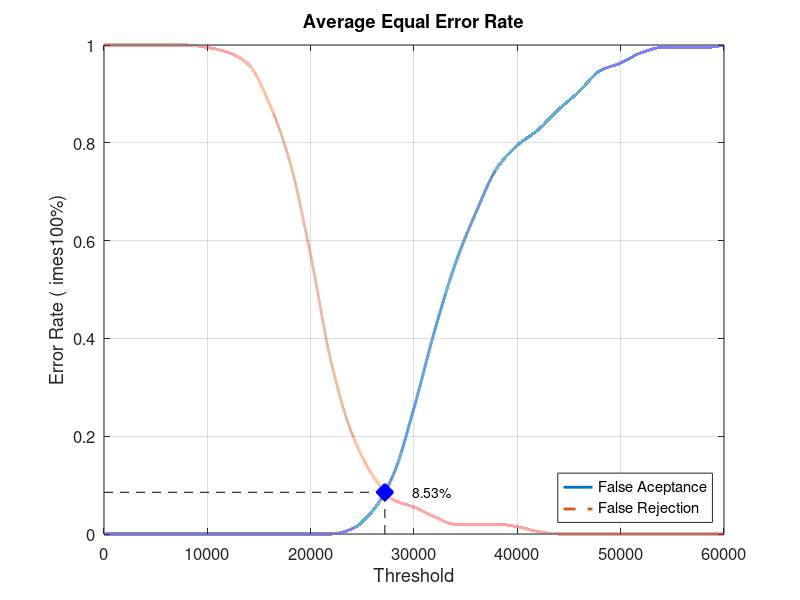
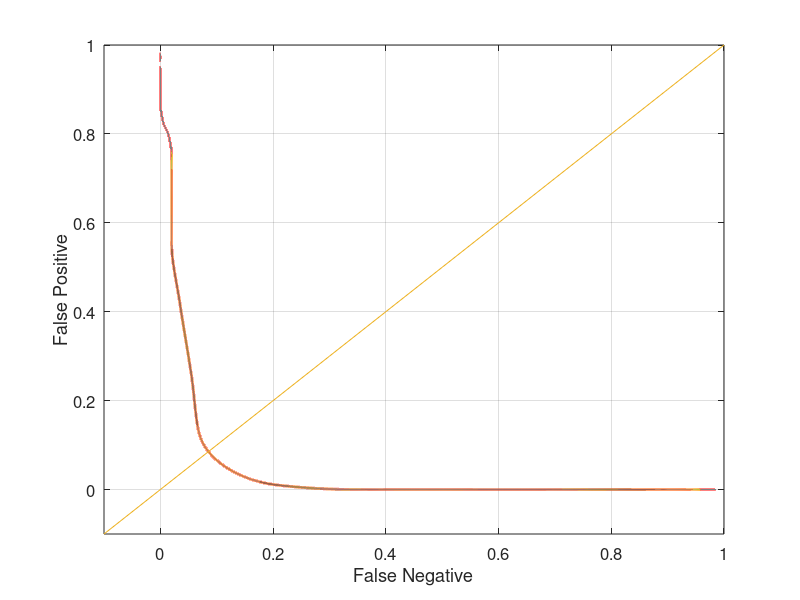

Here is the MATLAB script that generated these plots, in order:
close all;
clear;
clc;
x = 0:2000:60000;
xq = 0:0.5:60000;

y0 = [0 0 0 0 0 0 0 0 0 0 0 0 0.0105263 0.0473684 0.121053 0.257895 0.415789 0.552632 0.657895 0.747368 0.794737 0.826316 0.868421 0.905263 0.947368 0.963158 0.984211 0.994737 0.994737 0.994737 1]
yy0 = interp1(x, y0, xq, 'pchip');
y1 = [1 1 1 1 1 0.995 0.985 0.96 0.88 0.76 0.57 0.35 0.205 0.12 0.07 0.055 0.035 0.02 0.02 0.02 0.015 0.005 0 0 0 0 0 0 0 0 0]
yy1 = interp1(x, y1, xq, 'pchip');

% Calculating EER: 
y2 = abs(y0 - y1);
find(y2 == min(y2))
yy2 = abs(yy0 - yy1);
xEER = find(yy2 == min(yy2));
xEERIndex = xq(xEER) % X-axis EER
yEER = yy0(xEER) % Y-axis EER

main = figure
plot(xq, yy0,'-','LineWidth', 2);	hold on
plot(xq, yy1,'--','LineWidth', 2);	hold on
plot([xEERIndex xEERIndex], [0 yEER], 'k--');	hold on
plot([0 xEERIndex], [yEER yEER], 'k--');	hold on
plot(xEERIndex, yEER, 'bx', 'LineWidth', 10);	hold on
text(xEERIndex + 10 * xEERIndex / 100, yEER, [num2str(round((10000 * yEER)) / 100) '%'])
legend('False Aceptance', 'False Rejection', 'Location', 'SouthEast')
xlabel('Threshold')
ylabel('Error Rate (	imes100%)')
title('Average Equal Error Rate')
set(gca, 'FontSize', 12)
axis([0 60000 0 1])
grid on

print(main, 'Database4_4Main', '-dpng');
FNRxFPR = figure('Color', [1 1 1]);
plot(yy1, yy0, '-', yy1, yy0, 'LineWidth', 2);
hold on
y = -0.1:0.1:1
plot(y, y); 
set(gca, 'FontSize', 12)
xlabel('False Negative')
ylabel('False Positive')
axis([-0.1 1 -0.1 1])
set(gca, 'FontSize', 12)
grid on

print(FNRxFPR, 'Database4_4FNRxFPR','-dpng');
